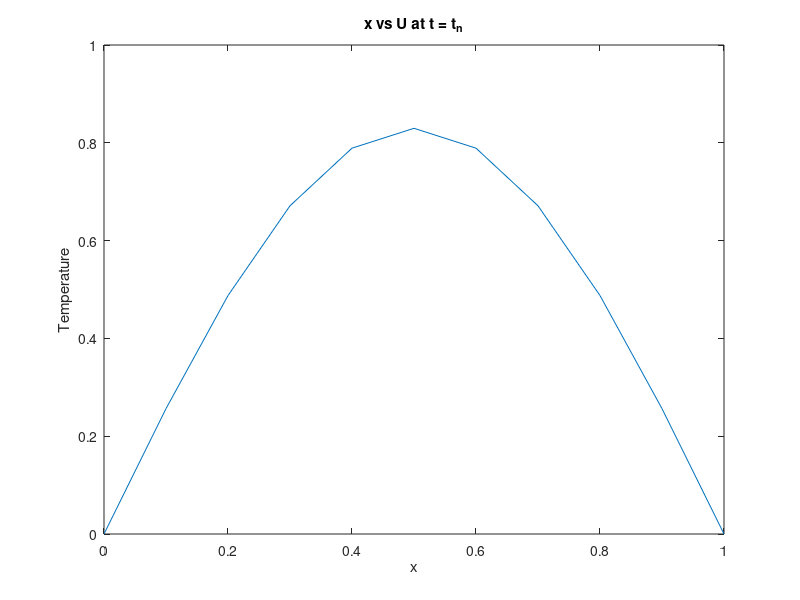
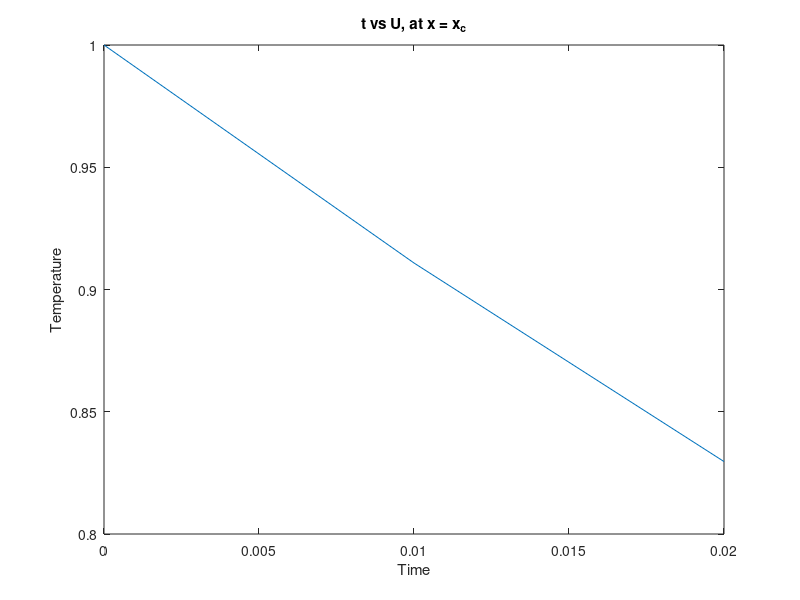

Write MATLAB code to recreate these figures, in order.
% Test problem: 
% 1-D heat equation for a 1m rod: du/dt = alpha * d^2u/dx^2
% 0 < x < 1, h(dx) = 0.2, 0 < t < 0.02, k(dt) = 0.01

L = 1-0; % length of rod
T = 0.02-0; % total time
alpha = 1; % diffusivity constant 
dx = 0.1; % spatial step
dt = 0.01; % time step 
d = (alpha*dt)/(dx^2); % convergence constant

N = round(L/dx +1); % spatial nodes
M = round(T/dt +1); % time nodes
x = zeros(N,1);
t = zeros(M,1);

for i = 1:N 
    x(i) = 0 + (i-1)*dx; 
end 
for n = 1:M 
    t(n) = 0 + (n-1)*dt; 
end

U = zeros(M, N); % initializing given boundary and initial conditions
U(:,1) = 0; 
U(:,N) = 0; 
U(1,2:N-1) = sin(pi*x(2:N-1));

A = zeros(N-2, N-2); 
B = zeros(N-2, 1);
A(1,1) = -(1+2*d); 
A(1,2) = d; 
A(N-2,N-3) = d; 
A(N-2,N-2) = -(1+2*d);

for i = 2:N-3
    A(i,i-1) = d; 
    A(i,i) = -(1+2*d); 
    A(i,i+1) = d; 
end 

for n = 1:M-1
    B(1) = -(U(n,2)+U(n+1,1));
    B(N-2) = -(U(n,N-1)+U(n+1,N));
    for i = 2:N-3
        B(i) = -U(n,i+1); 
    end 
    W = A\B;
    U(n+1,2:N-1) = W; 
end
U 

figure(1)
plot(x,U(M,:))
title('x vs U at t = t_n')
xlabel('x')
ylabel('Temperature')
figure(2)
plot(t,U(:,round(N/2)))
title('t vs U, at x = x_c')
xlabel('Time')
ylabel('Temperature')